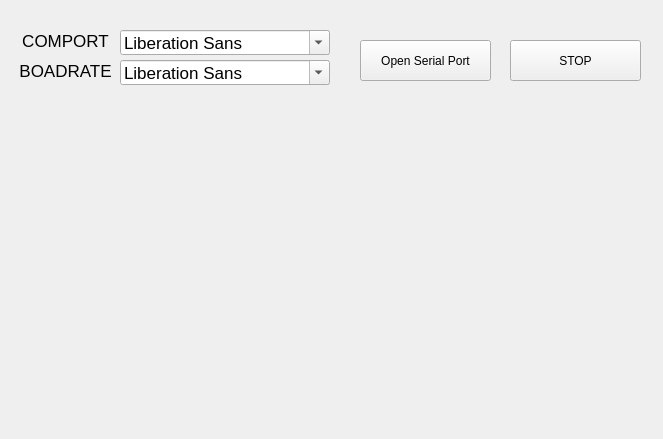
<?xml version="1.0" encoding="UTF-8"?>
<ui version="4.0">
 <class>Widget</class>
 <widget class="QWidget" name="Widget">
  <property name="geometry">
   <rect>
    <x>0</x>
    <y>0</y>
    <width>663</width>
    <height>439</height>
   </rect>
  </property>
  <property name="windowTitle">
   <string>Widget</string>
  </property>
  <widget class="QPushButton" name="pushButton">
   <property name="geometry">
    <rect>
     <x>360</x>
     <y>40</y>
     <width>131</width>
     <height>41</height>
    </rect>
   </property>
   <property name="text">
    <string>Open Serial Port</string>
   </property>
  </widget>
  <widget class="QFontComboBox" name="fontComboBox_2">
   <property name="enabled">
    <bool>true</bool>
   </property>
   <property name="geometry">
    <rect>
     <x>120</x>
     <y>60</y>
     <width>210</width>
     <height>25</height>
    </rect>
   </property>
   <property name="font">
    <font>
     <family>Ubuntu</family>
     <pointsize>13</pointsize>
    </font>
   </property>
  </widget>
  <widget class="QLabel" name="label_2">
   <property name="geometry">
    <rect>
     <x>20</x>
     <y>60</y>
     <width>91</width>
     <height>21</height>
    </rect>
   </property>
   <property name="font">
    <font>
     <pointsize>13</pointsize>
    </font>
   </property>
   <property name="text">
    <string>BOADRATE</string>
   </property>
   <property name="alignment">
    <set>Qt::AlignCenter</set>
   </property>
  </widget>
  <widget class="QLabel" name="label">
   <property name="geometry">
    <rect>
     <x>20</x>
     <y>30</y>
     <width>91</width>
     <height>21</height>
    </rect>
   </property>
   <property name="font">
    <font>
     <pointsize>13</pointsize>
    </font>
   </property>
   <property name="text">
    <string>COMPORT</string>
   </property>
   <property name="alignment">
    <set>Qt::AlignCenter</set>
   </property>
  </widget>
  <widget class="QPushButton" name="pushButton_2">
   <property name="geometry">
    <rect>
     <x>510</x>
     <y>40</y>
     <width>131</width>
     <height>41</height>
    </rect>
   </property>
   <property name="text">
    <string>STOP</string>
   </property>
  </widget>
  <widget class="QFontComboBox" name="fontComboBox_3">
   <property name="enabled">
    <bool>true</bool>
   </property>
   <property name="geometry">
    <rect>
     <x>120</x>
     <y>30</y>
     <width>210</width>
     <height>25</height>
    </rect>
   </property>
   <property name="font">
    <font>
     <family>Ubuntu</family>
     <pointsize>13</pointsize>
    </font>
   </property>
  </widget>
 </widget>
 <layoutdefault spacing="6" margin="11"/>
 <resources/>
 <connections/>
</ui>
